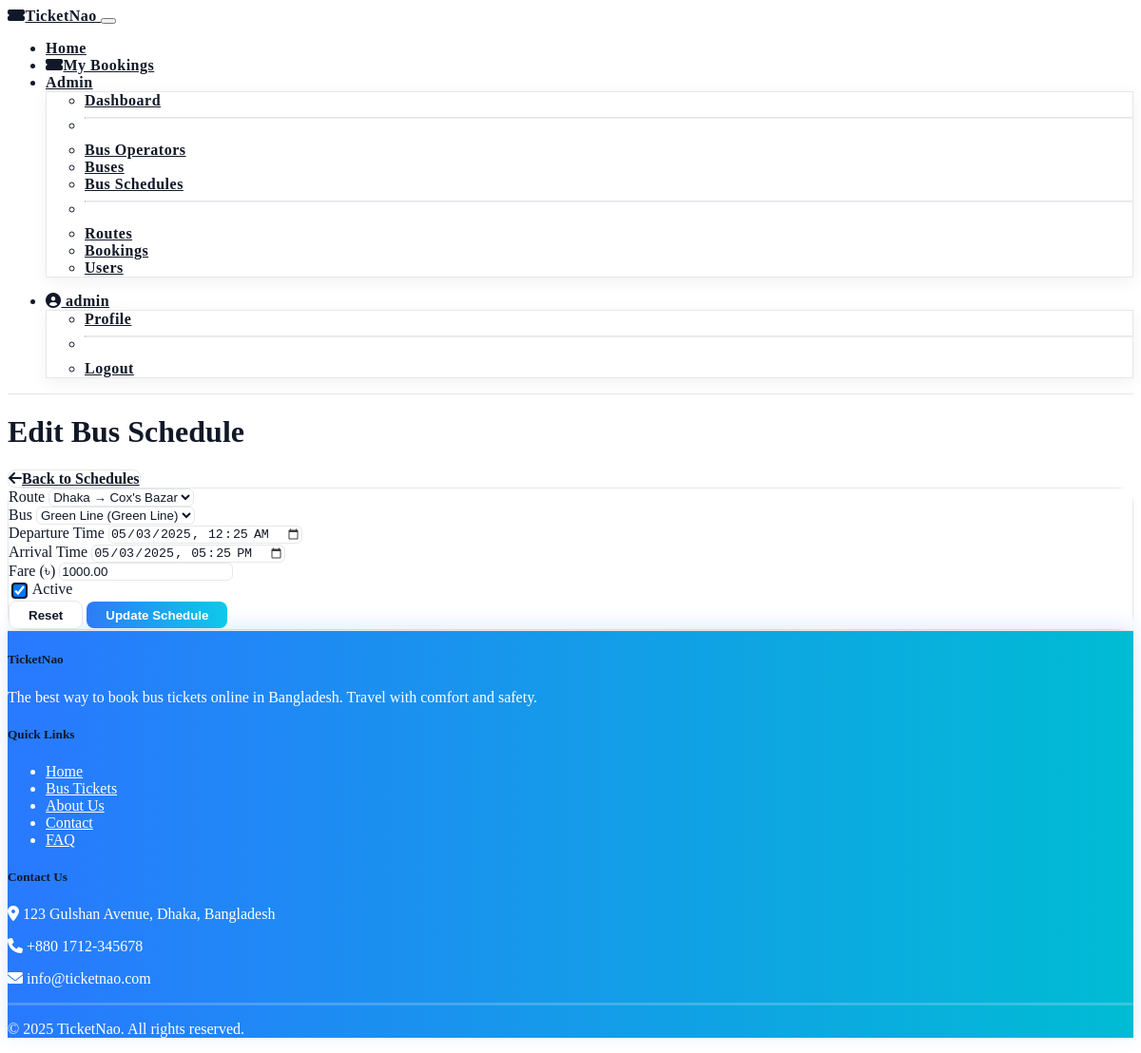
Page /admin-panel/schedules/2/edit/ (signed in) on the committed database.
### main/models.py (models this page shows, shortened)
class Schedule(models.Model):
    route = models.ForeignKey(Route, on_delete=models.CASCADE, related_name='schedules')
    bus = models.ForeignKey(Bus, on_delete=models.CASCADE, related_name='schedules')
    departure_time = models.DateTimeField()
    arrival_time = models.DateTimeField()
    fare = models.DecimalField(max_digits=8, decimal_places=2)
    is_active = models.BooleanField(default=True)
    created_at = models.DateTimeField(auto_now_add=True)
    updated_at = models.DateTimeField(auto_now=True)

### admin_panel/views.py (the view)
# urls.py: path('schedules/<int:schedule_id>/edit/', views.edit_schedule, name='edit_schedule'),
@login_required
@user_passes_test(is_admin)
def edit_schedule(request, schedule_id):
    schedule = get_object_or_404(Schedule, pk=schedule_id)
    if request.method == 'POST':
        form = ScheduleForm(request.POST, instance=schedule)
        if form.is_valid():
            form.save()
            messages.success(request, 'Schedule updated successfully!')
            return redirect('admin_panel:schedules')
    else:
        form = ScheduleForm(instance=schedule)
    context = {
        'form': form,
        'schedule': schedule,
    }
    return render(request, 'admin/edit_schedule.html', context)

### admin_panel/forms.py
class ScheduleForm(forms.ModelForm):
    departure_time = forms.DateTimeField(
        widget=forms.DateTimeInput(attrs={'class': 'form-control', 'type': 'datetime-local'})
    )
    arrival_time = forms.DateTimeField(
        widget=forms.DateTimeInput(attrs={'class': 'form-control', 'type': 'datetime-local'})
    )
    class Meta:
        model = Schedule
        fields = ['route', 'bus', 'departure_time', 'arrival_time', 'fare', 'is_active']
        widgets = {
            'route': forms.Select(attrs={'class': 'form-select'}),
            'bus': forms.Select(attrs={'class': 'form-select'}),
            'fare': forms.NumberInput(attrs={'class': 'form-control', 'step': '0.01'}),
            'is_active': forms.CheckboxInput(attrs={'class': 'form-check-input'}),
        }

### admin_panel/views.py (called while the page is built)
def is_admin(user):
    return user.is_authenticated and user.is_superuser

### main/models.py (called while the page is built)
    def __str__(self):
        return f"{self.source} → {self.destination}"

    def __str__(self):
        return f"{self.name} ({self.operator.name})"

### templates/admin/edit_schedule.html (shortened to what this page needs)
{% extends 'base.html' %}
{% load static %}
{% block content %}
<div class="container py-4">
    <div class="d-flex justify-content-between align-items-center mb-4">
        <h1 class="mb-0">Edit Bus Schedule</h1>
        <a href="{% url 'admin_panel:schedules' %}" class="btn btn-secondary">
            <i class="fas fa-arrow-left me-2"></i>Back to Schedules
        </a>
    </div>
    <div class="card">
        <div class="card-body">
            <form method="post">
                <div class="row">
                    <div class="col-md-6">
                        <div class="mb-3">
                            <label for="id_route" class="form-label">Route</label>
                            {{ form.route }}
                        </div>
                    </div>
                    <div class="col-md-6">
                        <div class="mb-3">
                            <label for="id_bus" class="form-label">Bus</label>
                            {{ form.bus }}
                        </div>
                    </div>
                </div>
                <div class="row">
                    <div class="col-md-6">
                        <div class="mb-3">
                            <label for="id_departure_time" class="form-label">Departure Time</label>
                            {{ form.departure_time }}
                        </div>
                    </div>
                    <div class="col-md-6">
                        <div class="mb-3">
                            <label for="id_arrival_time" class="form-label">Arrival Time</label>
                            {{ form.arrival_time }}
                        </div>
                    </div>
                </div>
                <div class="row">
                    <div class="col-md-6">
                        <div class="mb-3">
                            <label for="id_fare" class="form-label">Fare (৳)</label>
                            {{ form.fare }}
                        </div>
                    </div>
                    <div class="col-md-6">
                        <div class="mb-3 mt-4">
                            <div class="form-check">
                                {{ form.is_active }}
                                <label class="form-check-label" for="id_is_active">
                                    Active
                                </label>
                            </div>
                        </div>
                    </div>
                </div>
                <div class="d-grid gap-2 d-md-flex justify-content-md-end">
                    <button type="reset" class="btn btn-secondary me-md-2">Reset</button>
                    <button type="submit" class="btn btn-primary">Update Schedule</button>
                </div>
            </form>
        </div>
    </div>
</div>
{% endblock %}

### templates/base.html (shortened to what this page needs)
<!DOCTYPE html>
{% load static %}
<html lang="en" data-bs-theme="dark">
<head>
    <link rel="stylesheet" href="https://cdn.replit.com/agent/bootstrap-agent-dark-theme.min.css">
    <link rel="stylesheet" href="https://cdnjs.cloudflare.com/ajax/libs/font-awesome/6.0.0/css/all.min.css">
    <link rel="stylesheet" href="https://cdn.jsdelivr.net/npm/simple-datatables@latest/dist/style.css">
    <link rel="stylesheet" href="{% static 'css/style.css' %}">
</head>
<body>
    <header>
        <nav class="navbar navbar-expand-lg navbar-vibrant">
            <div class="container">
                <a class="navbar-brand" href="{% url 'main:index' %}">
                    <i class="fas fa-ticket-alt me-2"></i>TicketNao
                </a>
                <button class="navbar-toggler" type="button" data-bs-toggle="collapse" data-bs-target="#navbarNav" aria-controls="navbarNav" aria-expanded="false" aria-label="Toggle navigation">
                </button>
                <div class="collapse navbar-collapse" id="navbarNav">
                    <ul class="navbar-nav me-auto">
                        <li class="nav-item">
                            <a class="nav-link {% if request.resolver_match.url_name == 'index' %}active{% endif %}" href="{% url 'main:index' %}">Home</a>
                        </li>
                        {% if user.is_authenticated %}
                        <li class="nav-item">
                            <a class="nav-link {% if request.resolver_match.url_name == 'my_bookings' %}active{% endif %}" href="{% url 'main:my_bookings' %}">
                                <i class="fas fa-ticket-alt me-2"></i>My Bookings
                            </a>
                        </li>
                        {% endif %}
                        {% if user.is_authenticated and user.is_superuser %}
                        <li class="nav-item dropdown">
                            <a class="nav-link dropdown-toggle" href="#" id="navbarDropdown" role="button" data-bs-toggle="dropdown" aria-expanded="false">
                                Admin
                            </a>
                            <ul class="dropdown-menu" aria-labelledby="navbarDropdown">
                                <li><a class="dropdown-item" href="{% url 'admin_panel:dashboard' %}">Dashboard</a></li>
                                <li><hr class="dropdown-divider"></li>
                                <li><a class="dropdown-item" href="{% url 'admin_panel:operators' %}">Bus Operators</a></li>
                                <li><a class="dropdown-item" href="{% url 'admin_panel:buses' %}">Buses</a></li>
                                <li><a class="dropdown-item" href="{% url 'admin_panel:schedules' %}">Bus Schedules</a></li>
                                <li><hr class="dropdown-divider"></li>
                                <li><a class="dropdown-item" href="{% url 'admin_panel:routes' %}">Routes</a></li>
                                <li><a class="dropdown-item" href="{% url 'admin_panel:bookings' %}">Bookings</a></li>
                                <li><a class="dropdown-item" href="{% url 'admin_panel:users' %}">Users</a></li>
                            </ul>
                        </li>
                        {% endif %}
                    </ul>
                    <ul class="navbar-nav">
                        {% if user.is_authenticated %}
                        <li class="nav-item dropdown">
                            <a class="nav-link dropdown-toggle" href="#" id="userDropdown" role="button" data-bs-toggle="dropdown" aria-expanded="false">
                                <i class="fas fa-user-circle me-1"></i> {{ user.username }}
                            </a>
                            <ul class="dropdown-menu dropdown-menu-end" aria-labelledby="userDropdown">
                                <li><a class="dropdown-item" href="{% url 'auth:profile' %}">Profile</a></li>
                                <li><hr class="dropdown-divider"></li>
                                <li><a class="dropdown-item" href="{% url 'auth:logout' %}">Logout</a></li>
                            </ul>
                        </li>
                        {% endif %}
                    </ul>
                </div>
            </div>
        </nav>
    </header>
    <main>
        {% block content %}{% endblock %}
    </main>
    <footer class="bg-dark text-light py-4 mt-5">
        <div class="container">
            <div class="row">
                <div class="col-lg-4 mb-3">
                    <h5 class="mb-3">TicketNao</h5>
                    <p>The best way to book bus tickets online in Bangladesh. Travel with comfort and safety.</p>
                </div>
                <div class="col-lg-4 mb-3">
                    <h5 class="mb-3">Quick Links</h5>
                    <ul class="list-unstyled">
                        <li><a href="{% url 'main:index' %}" class="text-decoration-none text-light">Home</a></li>
                        <li><a href="{% url 'main:index' %}" class="text-decoration-none text-light">Bus Tickets</a></li>
                        <li><a href="#" class="text-decoration-none text-light">About Us</a></li>
                        <li><a href="#" class="text-decoration-none text-light">Contact</a></li>
                        <li><a href="#" class="text-decoration-none text-light">FAQ</a></li>
                    </ul>
                </div>
                <div class="col-lg-4 mb-3">
                    <h5 class="mb-3">Contact Us</h5>
                    <p><i class="fas fa-map-marker-alt me-2"></i> 123 Gulshan Avenue, Dhaka, Bangladesh</p>
                    <p><i class="fas fa-phone me-2"></i> +880 1712-345678</p>
                    <p><i class="fas fa-envelope me-2"></i> info@ticketnao.com</p>
                </div>
            </div>
            <hr class="my-3">
            <div class="text-center">
                <p class="mb-0">&copy; {% now "Y" %} TicketNao. All rights reserved.</p>
            </div>
        </div>
    </footer>
</body>
</html>

### rows in the picture
Schedule: route "Dhaka → Cox's Bazar", bus "Green Line (Green Line)", departure_time "05/03/2025 00:25", arrival_time "05/03/2025 17:25", fare "1000.00", is_active "☑"

### other values in the picture
{{ user.username }} "admin"
